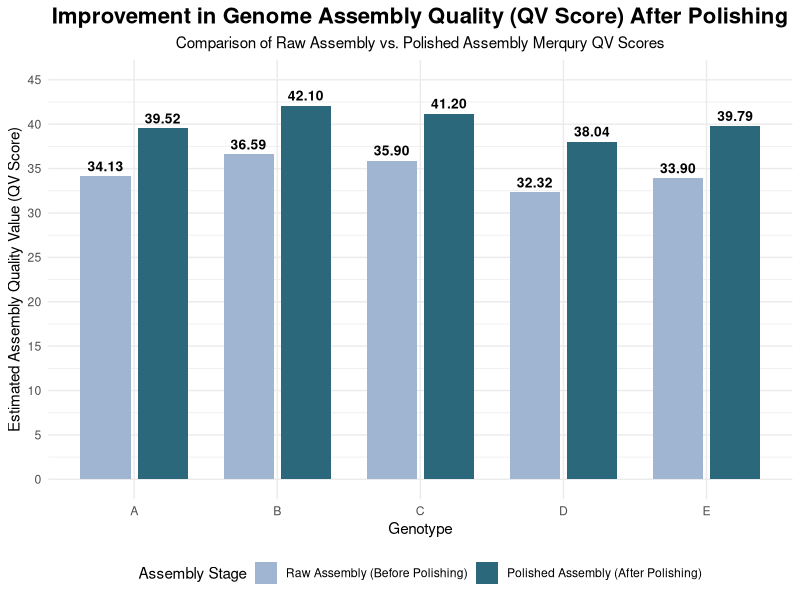

Write R code to recreate this figure.
# Load only tidyr
library(tidyr)

library(ggplot2)  # Needed for plotting

# 1. Load the data
qv_comparison_data <- data.frame(
  Genotype = c("A", "B", "C", "D", "E"),
  QV_Before_Polishing = c(34.127, 36.59, 35.90, 32.32, 33.90),
  QV_After_Polishing = c(39.52, 42.10, 41.20, 38.04, 39.79)
)

# 2. Reshape to long format
plot_data_long <- pivot_longer(
  qv_comparison_data,
  cols = starts_with("QV_"),
  names_to = "Polishing_Stage",
  values_to = "QV_Score"
)

# 3. Convert factor for Polishing Stage (base R)
plot_data_long$Polishing_Stage <- factor(
  plot_data_long$Polishing_Stage,
  levels = c("QV_Before_Polishing", "QV_After_Polishing"),
  labels = c("Raw Assembly (Before Polishing)", "Polished Assembly (After Polishing)")
)


# 4. Create the grouped bar plot
qv_comparison_plot <- ggplot(plot_data_long, 
                             aes(x = Genotype, y = QV_Score, fill = Polishing_Stage)) +
  geom_bar(stat = "identity", position = position_dodge(width = 0.8), width = 0.7) +
  geom_text(aes(label = sprintf("%.2f", QV_Score), group = Polishing_Stage),
            position = position_dodge(width = 0.8),
            vjust = -0.5, size = 3.5, fontface = "bold") +
  labs(
    title = "Improvement in Genome Assembly Quality (QV Score) After Polishing",
    subtitle = "Comparison of Raw Assembly vs. Polished Assembly Merqury QV Scores",
    x = "Genotype",
    y = "Estimated Assembly Quality Value (QV Score)",
    fill = "Assembly Stage"
  ) +
  scale_y_continuous(limits = c(0, 45), breaks = seq(0, 45, by = 5)) +
  scale_fill_manual(values = c("Raw Assembly (Before Polishing)" = "#A0B5D1", 
                               "Polished Assembly (After Polishing)" = "#2B687C")) +
  theme_minimal() +
  theme(
    plot.title = element_text(hjust = 0.5, face = "bold", size = 16),
    plot.subtitle = element_text(hjust = 0.5),
    legend.position = "bottom"
  )

# 5. Display the plot
print(qv_comparison_plot)

  
  
  